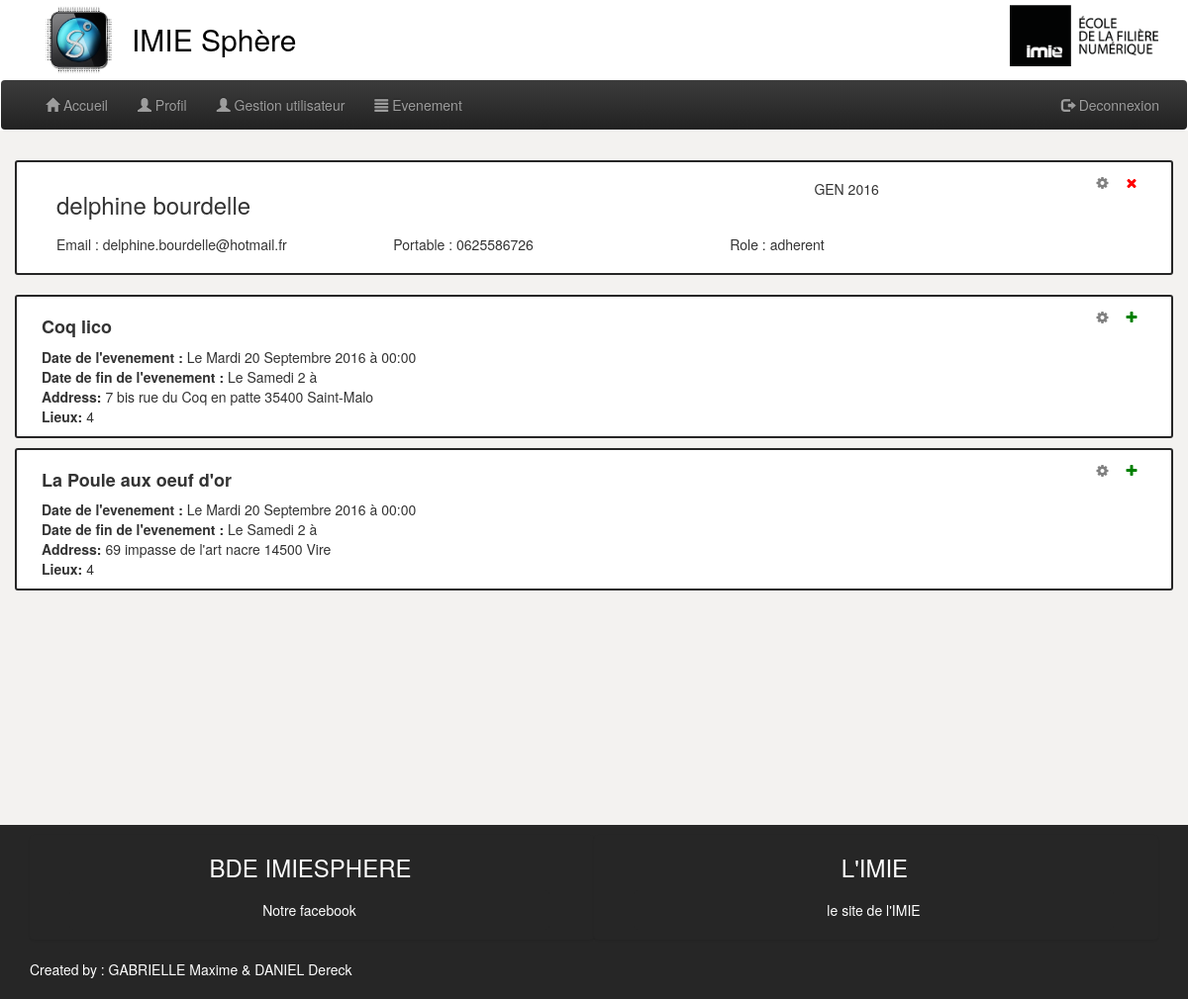
The app's page /index.php?action=profil&uid=2 (signed in) with its own data.
### tables this page shows
CREATE TABLE `user_registration` (
  `id_user` int(11) NOT NULL,
  `id_registration` int(11) NOT NULL,
  `unsubscribe` tinyint(1) DEFAULT NULL,
  `date_registration` datetime NOT NULL
);

CREATE TABLE `address` (
  `id_address` int(11) NOT NULL,
  `street` varchar(50) DEFAULT NULL,
  `street_number` varchar(8) DEFAULT NULL,
  `building` varchar(35) DEFAULT NULL,
  `name` varchar(25) NOT NULL,
  `id_city` int(11) NOT NULL
);

CREATE TABLE `registration` (
  `id_registration` int(11) NOT NULL,
  `place` int(11) DEFAULT NULL,
  `date_start` datetime NOT NULL,
  `date_end` datetime DEFAULT NULL,
  `pre_registration` tinyint(1) DEFAULT NULL,
  `id_event` int(11) NOT NULL
);

CREATE TABLE `city` (
  `id_city` int(11) NOT NULL,
  `city_name` varchar(25) NOT NULL,
  `postal_code` mediumint(9) NOT NULL
);

CREATE TABLE `cost` (
  `id_registration` int(11) NOT NULL,
  `id_payment` int(11) NOT NULL,
  `id_role` int(11) NOT NULL
);

### application/bddConnect/singletonbdd.php (called while the page is built, shortened)
<?php
class BDD {
	private function __construct() {
		try {
			$this->PDOInstance = new PDO ( 'mysql:dbname=' . self::DEFAULT_SQL_DTB . ';host=' . self::DEFAULT_SQL_HOST, self::DEFAULT_SQL_USER, self::DEFAULT_SQL_PASS, array( PDO::MYSQL_ATTR_INIT_COMMAND => "SET NAMES utf8") );
		} catch ( Exception $ex ) {
			print ("ERROR !: " . $ex->getMessage () . "<br/>") ;
		}
	}
	public function queryGet($req) {
		$resuReq = $this->PDOInstance->query($req);
		return $resuReq;
	}
}
?>

### application/models/profilModel.php (called while the page is built, shortened)
<?php
require_once 'application/bddConnect/singletonbdd.php';
class profilModel {
	public function getProfil($uid) {
		$bdd = BDD::getInstance ();
		$role = $_POST ['profil']['id_role'];
		$reqEvent = "SELECT * FROM user_registration
		INNER JOIN registration ON user_registration.id_registration = registration.id_registration
		INNER JOIN cost ON registration.id_registration = cost.id_registration
        INNER JOIN payment ON cost.id_payment = payment.id_payment
        INNER JOIN cost as costR ON costR.id_payment = payment.id_payment
        INNER JOIN role ON costR.id_role = role.id_role
        INNER JOIN cost as costRR ON costRR.id_role = role.id_role
        INNER JOIN registration as registrationR ON costRR.id_registration = registrationR.id_registration
        INNER JOIN event ON registrationR.id_event = event.id_event
        INNER JOIN event_address ON event_address.id_event = event.id_event
        INNER JOIN address ON address.id_address = event_address.id_address
		INNER JOIN city ON address.id_city = city.id_city
        WHERE user_registration.id_user = ".$uid." AND role.id_role = ".$role;
		$_POST ['profilEvent'] = $bdd->queryGet($reqEvent);
		return (null);
	}
}
?>

### assets/phpFunction/phpFunction.php (called while the page is built, shortened)
<?php
function whodate($dates) {
    $y = substr($dates, 0, 4);
    $m = substr($dates, 5, 2);
    $d = substr($dates, 8, 2);
    $h = substr($dates, 11, 2);
    $sep = substr($dates, 13, 1);
    $min = substr($dates, 14, 2);
    $DayD = MikeKeith($d, $m, $y);
    $Mon = getmon($m);
    $alldate = ("Le " . $DayD . " " . $d . " " . $Mon . " " . $y . " à " . $h . $sep . $min);
    return($alldate);
}
function MikeKeith($d, $m, $y) {
    $d = intval($d);
    $m = intval($m);
    $y = intval($y);
    $z = $y;
    $Day = 0;
    if ($m < 3) {
        $y = $y - 1;
        $Day = (((int) ((23 * $m) / 9)) + $d + 4 + $z + ((int) ($y / 4) - ((int) ($y / 100))) + ((int) ($y / 400))) % 7;
    } else if ($m >= 3) {
        $Day = ((((int) ((23 * $m) / 9)) + $d + 4 + $z + ((int) ($y / 4) - ((int) ($y / 100))) + ((int) ($y / 400))) - 2) % 7;
    }
    $tmp = VerifDate($Day);
    return($tmp);
}
function VerifDate($Day) {
    if ($Day == 0) {
        return("Dimanche");
    }if ($Day == 1) {
        return("Lundi");
    }if ($Day == 2) {
        return("Mardi");
    }if ($Day == 3) {
        return("Mercredi");
    }if ($Day == 4) {
        return("Jeudi");
    }if ($Day == 5) {
    }if ($Day == 6) {
        return("Samedi");
    } else {
        return("ERROR");
    }
}
function getmon($mon) {
    if ($mon == "09") {
        return "Septembre";
    }
}
?>

### application/views/IMIE/profil.php (the view, shortened to what this page needs)
<main>
    <div id=<?php echo $_POST ['profil']['id_user']?>
	class="container affclean">
	<div class="col-md-11">
		<div class="col-md-9">
			<h3><?php echo $_POST ['profil']['firstname']." ".$_POST ['profil']['lastname'] ?></h3>
		</div>
		<div class="col-md-3">
			<h5><?php echo $_POST ['profil']['name']." ".$_POST ['profil']['promotion'] ?></h5>
		</div>
		<div class="col-md-4">
			<h5><?php echo "Email : ".$_POST ['profil']['email'] ?></h5>
		</div>
		<div class="col-md-4">
			<h5><?php echo "Portable : ".$_POST ['profil']['phone'] ?></h5>
		</div>
		<div class="col-md-4">
			<h5><?php echo "Role : ".$_POST ['profil'][1] ?></h5>
		</div>
	</div>
	<div class="col-md-1">
		<a class="gear col-md-4" href="index.php"><i class="fa fa-cog"
			aria-hidden="true"></i></a>
                <a class="minus col-md-4" href="index.php"><i
			class="fa fa-close" aria-hidden="true"></i></a>
	</div>
</div>
    <?php
				if ($_POST ['profilEvent']) {
					foreach ( $_POST ['profilEvent'] as $row ) {
						?><div id=<?php echo $row['id_event']?>
							onClick="changeVisu(this, 'container event-list', 'container event-list-click')"
							class="container event-list">
							<div class="col-md-11">
								<h4>
									<b><?php echo($row['name']); ?></b>
								</h4>
								<span> <b>Date de l'evenement : </b><?php echo(whodate($row[3])); ?><br />
						                <?php
												if ($row [4] != null) {
													print ("<b>Date de fin de l'evenement : </b>" . whodate ( $row [4] )) ;
												}
												?>
						                <br /> <b>Address: </b><?php echo $row['street_number']." ".$row['street']." ".$row['postal_code']." ".$row['city_name'] ; ?>
						                <br /> <b>Lieux: </b><?php echo $row[11]; ?>
						                </span>
							</div>
							<div class="col-md-1">
									<?php if ($_SESSION['id_role'] == 1) { ?>
							                <a class="gear col-md-4"
									href="index.php?action=editEvent"><i class="fa fa-cog"
									aria-hidden="true"></i></a>
									<?php } ?>
						 <a class="plus col-md-4" href="index.php"><i class="fa fa-plus"
									aria-hidden="true"></i></a>
							</div>
						</div>
						        <?php
					}
				} else {
					?>
                <div class="container">
	<h4 class="align-center">Vous n'etes inscrit a aucun evenement</h4>
</div>
            <?php
				}
				?>
</main>

### application/views/Layout/header.php (shortened to what this page needs)
<?php
require_once ('application/bddConnect/singletonbdd.php');
require_once ('assets/phpFunction/phpFunction.php');
?>
<!DOCTYPE HTML>
<html>
<head>
<link rel="stylesheet" href="assets/css/bootstrap.min.css">
<link rel="stylesheet" href="assets/css/bootstrap-theme.min.css">
<link rel="stylesheet" href="assets/css/main.css">
<link rel="stylesheet" href="assets/css/font-awesome.min.css">
</head>
<body>
	<header class="toppage">
		<div class="container">
			<a href="index.php"><img class="logoimies pull-left" alt="IMIESpere"
				src="assets/img/Imie_sphere.jpg" /></a>
			<h2 class="titre pull-left">IMIE Sphère</h2>
			<a href="http://imie-ecole-informatique.fr/"><img
				class="logoimie pull-right" alt="IMIESpere"
				src="assets/img/Imie.png" /></a>
		</div>
		<nav class="navbar center">
			<div class="container-fluid navbar-inverse ">
            <div class="container">
					<ul class="nav navbar-nav ">
						<li><a href="index.php"><span class="glyphicon glyphicon-home"></span>
								Accueil</a></li>
								<?php if (isset($_SESSION['id_role'])) { ?>
						<li><a href="index.php?action=profil"><span
								class="glyphicon glyphicon-user"></span> Profil</a></li>
								<?php if (($_SESSION['id_role']) == 1) {?>
						<li><a href="index.php?action=listUser"><span
								class="glyphicon glyphicon-user"></span> Gestion utilisateur</a></li>
								<?php } ?>
						<li><a href="index.php?action=listEvent"><span
								class="glyphicon glyphicon-align-justify"></span> Evenement</a></li>
								<?php } ?>
					</ul>
					<ul class="nav navbar-nav navbar-right">
					<?php  if (!isset($_SESSION['ouvert'])){ ?>
                    	<li><a href="index.php?action=inscription"><span class="glyphicon glyphicon-floppy-disk"></span> Inscription</a></li>
						<li><a href="index.php?action=connection"><span class="glyphicon glyphicon-log-in"></span> Connexion</a></li>
						<?php } else {?>
						<li><a href="index.php?action=deconnection"><span class="glyphicon glyphicon-log-out"></span> Deconnexion</a></li>
				<?php }?>
					</ul>
				</div>
			</div>
		</nav>
	</header>

### index.php (shortened to what this page needs)
<?php
require_once ('application/views/Layout/header.php');
if ($_GET ['action'] == 'inscription') {
	require_once ('application/controleurs/inscriptionControler.php');
	$inscriptionController = new inscriptionController ();
	$inscriptionController->inscription ();
} else if ($_GET ['action'] == 'connection') {
	require_once ('application/controleurs/connectionControler.php');
	$connectionController = new connectionController ();
	$connectionController->connection ();
} else if ($_GET ['action'] == 'profil') {
	if (isset ( $_SESSION ['id_role'] )) {
		require_once ('application/controleurs/profilControler.php');
		$profilController = new profilController ();
		$profilController->profil ();
	} else {
		header ( 'Location: index.php?action=connection' );
	}
} else {
	require_once ('application/controleurs/homepageControler.php');
	$homepageController = new homepageController ();
	$homepageController->homepage ();
}
require_once ('application/views/Layout/footer.php');

### application/controleurs/profilControler.php
<?php
class profilController{
    public function profil(){
            require_once("/application/models/profilModel.php");
            $profil = new profilModel();
            if (isset($_GET['uid'])) {
            	$reqProfil = $profil->getProfil($_GET['uid']);
            	require_once("/application/views/IMIE/profil.php");
            } else {
            	$reqProfil = $profil->getProfil($_SESSION['id_user']);
            	require_once("/application/views/IMIE/profil.php");
            }
    }
}
?>

### application/views/Layout/footer.php (shortened to what this page needs)
<footer>
    <div class="espace"></div>
    <div class="foot">
        <div class="container">
            <div class="list-group thend col-md-6">
                <h3>BDE IMIESPHERE</h3>
                <ul>
                    <li class="list-group-item list-perso"><a target="blanck" href="https://www.facebook.com/groups/607032966097379/?fref=ts">Notre facebook</a></li>
                </ul>
            </div>
            <div class="list-group thend col-md-6" >
                <h3>L'IMIE</h3>
                <ul>
                    <li class="list-group-item list-perso"><a href="http://imie-ecole-informatique.fr/" target="blank">le site de l'IMIE</a></li>
                </ul>
            </div>
            <p>Created by : GABRIELLE Maxime & DANIEL Dereck </p>
        </div>
    </div>
</footer>

### assets/css/main.css (style rules this page uses)
html { height: 100%; }
body { background-color: #f3f2f0; margin: 0 auto; min-height: 100%; position: relative; }
.toppage { background-color: #ffffff; }
.titre { padding: 3px; color: #000000; text-align: center; }
.logoimies { width: 100px; }
.logoimie { margin-top: 2px; width: 150px; }
.thend { background-color: #262626; }
.list-perso { background-color: #262626; border: none; }
.event-list { background-color: #ffffff; border: 2px solid #262626; border-radius: 3px; padding: 10px; margin-top: 10px; margin-bottom: 10px; }
.gear { color: gray; }
.plus { color: green; }
.minus { color: red; }
footer { height: 50px; position: absolute; bottom: 0; left: 0; right: 0; }
footer h3 { text-align: center; margin-left: 12px; padding: 0; }
footer li { text-align: center; margin-right: 30px; }
footer li a { color: white; }
.foot { color: #ffffff; background-color: #262626; margin: 0 auto; padding: 10px; width: 100%; }
a { color : inherit; text-decoration: none; }
.espace { height: 15px; padding: 42px; }
.affclean { background-color: #ffffff; border: 2px solid #262626; border-radius: 3px; padding: 10px; margin-top: 10px; margin-bottom: 10px; }

### records on screen
user_registration: address.name "Coq lico", date_registration "Le Mardi 20 Septembre 2016 à 00:00", id_registration.id_registration "Le Samedi 2 à", address.street_number "7 bis", address.street "rue du Coq en patte", city.postal_code "35400", city.city_name "Saint-Malo", cost.id_payment "4", address.name "La Poule aux oeuf d'or", address.street_number "69", address.street "impasse de l'art nacre", city.postal_code "14500", city.city_name "Vire"

### other values on screen
$_POST ['profil']['firstname'] "delphine"
$_POST ['profil']['lastname'] "bourdelle"
$_POST ['profil']['name'] "GEN"
$_POST ['profil']['promotion'] "2016"
$_POST ['profil']['email'] "delphine.bourdelle@hotmail.fr"
$_POST ['profil']['phone'] "0625586726"
$_POST ['profil'][1] "adherent"
